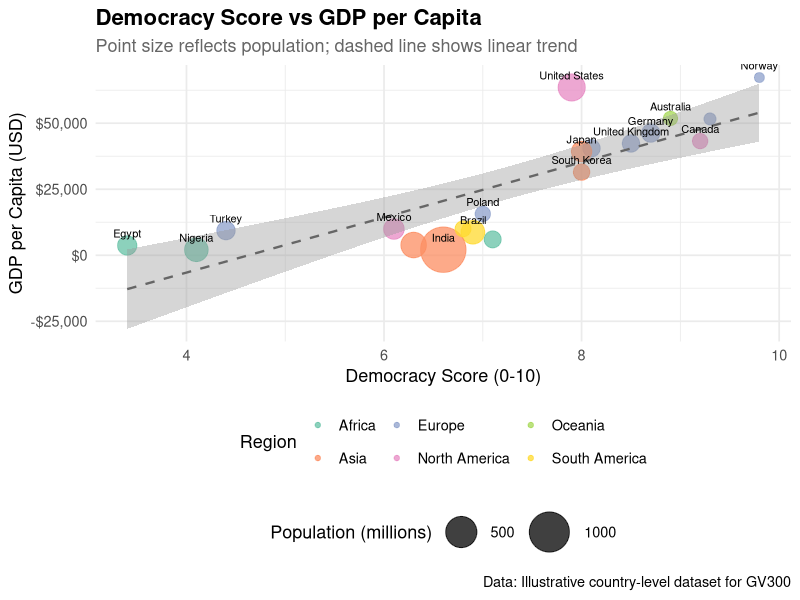

Reproduce this figure in R.
## ---- chunk 1
knitr::opts_chunk$set(echo = TRUE, message = FALSE, warning = FALSE)
## ---- chunk 2
# Create a sample dataset of country-level political and economic indicators
set.seed(42)

countries <- c("United States", "United Kingdom", "Germany", "France", "Japan",
               "Brazil", "India", "South Africa", "Nigeria", "Mexico",
               "Canada", "Australia", "South Korea", "Sweden", "Norway",
               "Egypt", "Turkey", "Indonesia", "Argentina", "Poland")

regions <- c("North America", "Europe", "Europe", "Europe", "Asia",
             "South America", "Asia", "Africa", "Africa", "North America",
             "North America", "Oceania", "Asia", "Europe", "Europe",
             "Africa", "Europe", "Asia", "South America", "Europe")

gdp_per_capita <- c(63544, 42330, 46259, 40494, 39286,
                    8717, 2099, 6001, 2065, 9926,
                    43242, 51812, 31489, 51615, 67294,
                    3699, 9327, 3870, 10006, 15656)

democracy_score <- c(7.9, 8.5, 8.7, 8.1, 8.0,
                     6.9, 6.6, 7.1, 4.1, 6.1,
                     9.2, 8.9, 8.0, 9.3, 9.8,
                     3.4, 4.4, 6.3, 6.8, 7.0)

population_millions <- c(331, 67, 83, 67, 126,
                         213, 1380, 60, 211, 129,
                         38, 26, 52, 10, 5,
                         102, 84, 274, 45, 38)

life_expectancy <- c(78.9, 81.3, 81.0, 82.5, 84.6,
                     75.9, 69.7, 64.1, 54.7, 75.1,
                     82.4, 83.4, 83.5, 82.8, 82.8,
                     71.8, 77.7, 71.7, 76.5, 78.5)

country_data <- data.frame(
  country = countries,
  region = regions,
  gdp_per_capita = gdp_per_capita,
  democracy_score = democracy_score,
  population_millions = population_millions,
  life_expectancy = life_expectancy,
  stringsAsFactors = FALSE
)

head(country_data)
## ---- chunk 3
summary(country_data[, c("gdp_per_capita", "democracy_score", "life_expectancy")])
## ---- chunk 4
# Average democracy score and GDP per capita by region
library(dplyr)

region_summary <- country_data %>%
  group_by(region) %>%
  summarise(
    n_countries = n(),
    mean_gdp = round(mean(gdp_per_capita), 0),
    mean_democracy = round(mean(democracy_score), 1),
    mean_life_exp = round(mean(life_expectancy), 1)
  ) %>%
  arrange(desc(mean_democracy))

region_summary
## ---- chunk 5
library(ggplot2)

ggplot(country_data, aes(x = democracy_score, y = gdp_per_capita)) +
  geom_point(aes(size = population_millions, colour = region), alpha = 0.75) +
  geom_smooth(method = "lm", se = TRUE, colour = "grey40", linetype = "dashed", linewidth = 0.8) +
  geom_text(aes(label = country), size = 2.8, vjust = -1.0, check_overlap = TRUE) +
  scale_y_continuous(labels = scales::comma_format(prefix = "$")) +
  scale_size_continuous(range = c(3, 15), name = "Population (millions)") +
  scale_colour_brewer(palette = "Set2", name = "Region") +
  labs(
    title = "Democracy Score vs GDP per Capita",
    subtitle = "Point size reflects population; dashed line shows linear trend",
    x = "Democracy Score (0-10)",
    y = "GDP per Capita (USD)",
    caption = "Data: Illustrative country-level dataset for GV300"
  ) +
  theme_minimal(base_size = 13) +
  theme(
    plot.title = element_text(face = "bold", size = 16),
    plot.subtitle = element_text(colour = "grey40"),
    legend.position = "bottom",
    legend.box = "vertical"
  )
## ---- chunk 6
cor_test <- cor.test(country_data$democracy_score, country_data$gdp_per_capita)
cor_test
